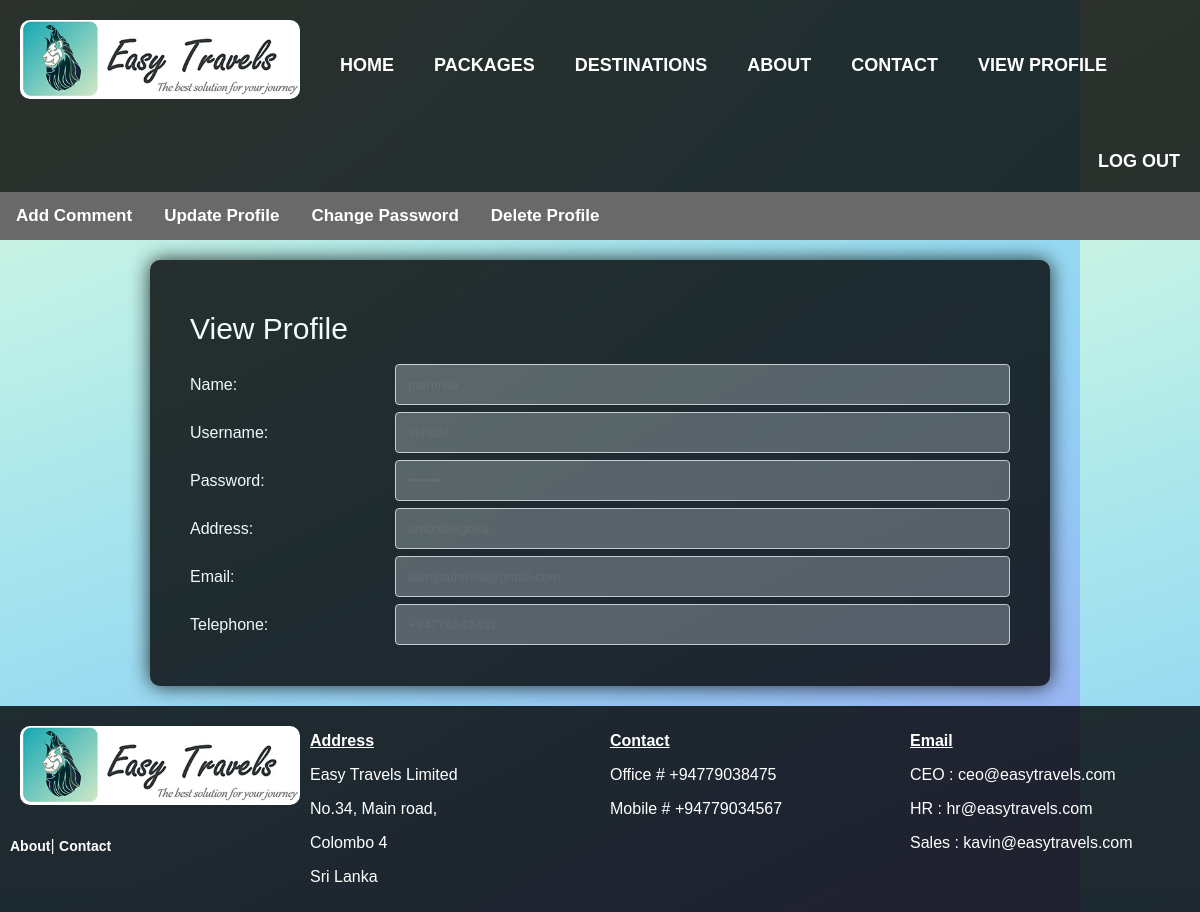
Page /ASINI-UPDATED/php/view_profile_page.php (signed in) on the committed database.
### tables this page shows
CREATE TABLE IF NOT EXISTS `account` (
  `aid` int(11) NOT NULL AUTO_INCREMENT,
  `uid` int(11) NOT NULL,
  `username` varchar(20) NOT NULL,
  `password` varchar(20) NOT NULL,
  `admin` int(11) NOT NULL,
  PRIMARY KEY (`aid`)
);

CREATE TABLE IF NOT EXISTS `user` (
  `uid` int(11) NOT NULL AUTO_INCREMENT,
  `name` varchar(100) NOT NULL,
  `address` varchar(100) NOT NULL,
  `email` varchar(100) NOT NULL,
  `telephone` int(11) NOT NULL,
  PRIMARY KEY (`uid`)
);

### ASINI-UPDATED/php/view_profile_page.php (the view, shortened to what this page needs)
<?php require_once('connect.php');
?>
<?php require_once('user_navigation.php')?>
<?php
    $uname=$_SESSION['username'];
    $password=$_SESSION['pwd'];
    if($_SESSION['loggedin']==1){
        $sql="SELECT * FROM user u, account a WHERE u.uid=a.uid AND a.username='$uname'";
        $result=mysqli_query($connection,$sql);
		while($row=$result->fetch_assoc()){
            $name=$row['name'];
            $address=$row['address'];
            $email=$row['email'];
            $telephone=$row['telephone'];
        }
    }
?>
<!DOCTYPE html>
<html>
    <head>
        <link rel="stylesheet" type="text/css" href="../css/admin_addcategory_page.css">
    </head>
    <body>
        <?php require_once('user_view_profile_navigation.php')?>
		<div class="container">
        <form method="GET" action="payhere_page.php">
            <label style="font-size:30px" align="center">View Profile</label>
            <div class="row">
            <div class="col-25">
                <label>Name:</label>
            </div>
            <div class="col-75">
                <input type="text" name="name" value="<?php echo $name?>" disabled>
            </div>
            </div>
            <div class="row">
            <div class="col-25">
                <label>Username:</label>
            </div>
            <div class="col-75">
                <input type="text" name="uname" value="<?php echo $uname?>" disabled>
            </div>
            </div>
            <div class="row">
            <div class="col-25">
                <label>Password:</label>
            </div>
            <div class="col-75">
                <input type="password" name="password" value="<?php echo $password?>" disabled>
            </div>
            </div>
            <div class="row">
            <div class="col-25">
                <label>Address:</label>
            </div>
            <div class="col-75">
                <input type="text" name="address" value="<?php echo $address?>" disabled>
            </div>
            </div>
            <div class="row">
            <div class="col-25">
                <label>Email:</label>
            </div>
            <div class="col-75">
                <input type="email" name="email" value="<?php echo $email?>" disabled>
            </div>
            </div>
            <div class="row">
            <div class="col-25">
                <label>Telephone:</label>
            </div>
            <div class="col-75">
                <input type="tel" name="telephone" value="+94<?php echo $telephone?>" disabled>
            </div>
            </div>
            </form>
        </div>
    </body>
</html>
<?php require_once('footer.php')?>

### ASINI-UPDATED/css/user_nonnavigation.css (style rules this page uses)
body { font-family: Arial; margin-top: 0; }

### ASINI-UPDATED/css/admin_addcategory_page.css (style rules this page uses)
* { box-sizing: border-box; }
body { background-image: url(../images/backmobile6.png); }
input[type=text],input[type=number], select, textarea,input[type=date],input[type=tel],input[type=email],input[type=password] { width: 100%; padding: 12px; border: 1px solid #ccc; border-radius: 4px; resize: vertical; }
label { padding: 12px 12px 12px 0; display: inline-block; }
.container { border-radius: 10px; background-color:black; padding: 40px; opacity:0.8; width:75%; display:b;block; margin-left:auto; margin-right:auto; justify-content:center; center-align:center; margin-top:20px; margin-bottom:20px; color:white; box-shadow:0px 0px 20px #000; }
.col-25 { float: left; width: 25%; margin-top: 6px; }
.col-75 { float: left; width: 75%; margin-top: 6px; }
.row:after { content: ""; display: table; clear: both; }

### ASINI-UPDATED/css/menu.css (style rules this page uses)
body { margin:0;font-family:Arial }

### ASINI-UPDATED/css/footer.css (style rules this page uses)
* { box-sizing: border-box; }

### rows in the picture
account: name "pathmila", address "ambalangoda", email "asinipathmila@gmail.com", telephone "+94776543451"
